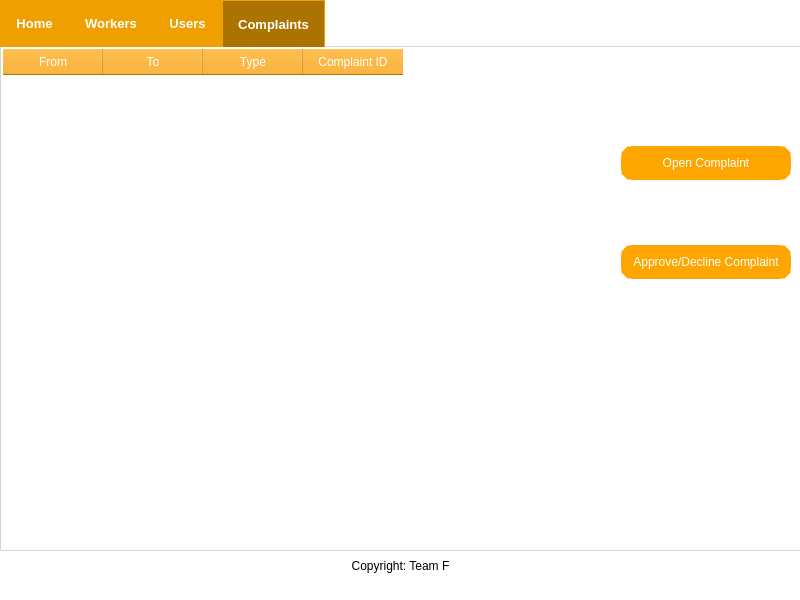
<?xml version="1.0" encoding="UTF-8"?>
<ui version="4.0">
 <class>MainWindow</class>
 <widget class="QMainWindow" name="MainWindow">
  <property name="geometry">
   <rect>
    <x>0</x>
    <y>0</y>
    <width>800</width>
    <height>600</height>
   </rect>
  </property>
  <property name="minimumSize">
   <size>
    <width>800</width>
    <height>600</height>
   </size>
  </property>
  <property name="maximumSize">
   <size>
    <width>800</width>
    <height>600</height>
   </size>
  </property>
  <property name="windowTitle">
   <string>MainWindow</string>
  </property>
  <property name="styleSheet">
   <string notr="true">color: black;
background-color: white;</string>
  </property>
  <widget class="QWidget" name="centralwidget">
   <widget class="QWidget" name="verticalLayoutWidget_2">
    <property name="geometry">
     <rect>
      <x>0</x>
      <y>550</y>
      <width>801</width>
      <height>31</height>
     </rect>
    </property>
    <layout class="QVBoxLayout" name="verticalLayout_2">
     <item>
      <widget class="QLabel" name="label">
       <property name="styleSheet">
        <string notr="true">color: black;</string>
       </property>
       <property name="text">
        <string>Copyright: Team F</string>
       </property>
       <property name="alignment">
        <set>Qt::AlignCenter</set>
       </property>
      </widget>
     </item>
    </layout>
   </widget>
   <widget class="QTabWidget" name="tabWidget">
    <property name="geometry">
     <rect>
      <x>0</x>
      <y>0</y>
      <width>811</width>
      <height>551</height>
     </rect>
    </property>
    <property name="font">
     <font>
      <pointsize>10</pointsize>
      <italic>false</italic>
      <bold>true</bold>
      <strikeout>false</strikeout>
     </font>
    </property>
    <property name="styleSheet">
     <string notr="true">QTabWidget::pane {
  border: 1px solid lightgray;
  top:-1px; 
  background: rgb(245, 245, 245);; 
} 

QTabBar::tab {
  background: rgb(239, 159, 0); 
color:white;
  border: 1px solid rgb(239, 159, 0); 
  padding: 15px;
} 

QTabBar::tab:selected { 
  background: rgb(172, 115, 0); 
  margin-bottom: -1px; 
}</string>
    </property>
    <property name="tabPosition">
     <enum>QTabWidget::North</enum>
    </property>
    <property name="currentIndex">
     <number>3</number>
    </property>
    <property name="iconSize">
     <size>
      <width>20</width>
      <height>20</height>
     </size>
    </property>
    <widget class="QWidget" name="Home">
     <property name="layoutDirection">
      <enum>Qt::LeftToRight</enum>
     </property>
     <property name="autoFillBackground">
      <bool>false</bool>
     </property>
     <property name="styleSheet">
      <string notr="true"/>
     </property>
     <attribute name="title">
      <string>Home</string>
     </attribute>
     <widget class="QWidget" name="verticalLayoutWidget">
      <property name="geometry">
       <rect>
        <x>270</x>
        <y>100</y>
        <width>251</width>
        <height>141</height>
       </rect>
      </property>
      <layout class="QVBoxLayout" name="verticalLayout">
       <item>
        <widget class="QLabel" name="welcome_manager_txt">
         <property name="font">
          <font>
           <family>Lato</family>
           <pointsize>18</pointsize>
          </font>
         </property>
         <property name="text">
          <string>Welcome Manager !</string>
         </property>
         <property name="textFormat">
          <enum>Qt::PlainText</enum>
         </property>
         <property name="alignment">
          <set>Qt::AlignCenter</set>
         </property>
        </widget>
       </item>
      </layout>
     </widget>
    </widget>
    <widget class="QWidget" name="worker_tab">
     <attribute name="title">
      <string>Workers</string>
     </attribute>
     <widget class="QWidget" name="verticalLayoutWidget_4">
      <property name="geometry">
       <rect>
        <x>610</x>
        <y>20</y>
        <width>160</width>
        <height>451</height>
       </rect>
      </property>
      <layout class="QVBoxLayout" name="verticalLayout_4">
       <item>
        <widget class="QLineEdit" name="id_num">
         <property name="font">
          <font>
           <pointsize>12</pointsize>
          </font>
         </property>
         <property name="styleSheet">
          <string notr="true">border: 2px solid orange; border-radius: 10px;
background-color:white;</string>
         </property>
         <property name="alignment">
          <set>Qt::AlignCenter</set>
         </property>
         <property name="placeholderText">
          <string>Enter Worker ID</string>
         </property>
        </widget>
       </item>
       <item>
        <widget class="QLabel" name="error_label">
         <property name="styleSheet">
          <string notr="true">color:rgb(162, 0, 0)</string>
         </property>
         <property name="text">
          <string/>
         </property>
         <property name="alignment">
          <set>Qt::AlignCenter</set>
         </property>
        </widget>
       </item>
       <item>
        <widget class="QPushButton" name="change_wage">
         <property name="styleSheet">
          <string notr="true">QPushButton {
	background-color: orange;
	color: white;
	border: 10px solid orange;
	border-radius: 12px;
}

QPushButtonHover {
	background-color: rgb(57, 57, 57);
}</string>
         </property>
         <property name="text">
          <string>Change Wages</string>
         </property>
        </widget>
       </item>
       <item>
        <widget class="QPushButton" name="fire_btn">
         <property name="styleSheet">
          <string notr="true">QPushButton {
	background-color: orange;
	color: white;
	border: 10px solid orange;
	border-radius: 12px;
}

QPushButtonHover {
	background-color: rgb(57, 57, 57);
}</string>
         </property>
         <property name="text">
          <string>Fire Employee</string>
         </property>
        </widget>
       </item>
       <item>
        <spacer name="verticalSpacer_2">
         <property name="orientation">
          <enum>Qt::Vertical</enum>
         </property>
         <property name="sizeHint" stdset="0">
          <size>
           <width>20</width>
           <height>40</height>
          </size>
         </property>
        </spacer>
       </item>
       <item>
        <widget class="QPushButton" name="refresh">
         <property name="styleSheet">
          <string notr="true">QPushButton {
	background-color: orange;
	color: white;
	border: 10px solid orange;
	border-radius: 12px;
}

QPushButtonHover {
	background-color: rgb(57, 57, 57);
}</string>
         </property>
         <property name="text">
          <string>Refresh</string>
         </property>
        </widget>
       </item>
       <item>
        <spacer name="verticalSpacer">
         <property name="orientation">
          <enum>Qt::Vertical</enum>
         </property>
         <property name="sizeHint" stdset="0">
          <size>
           <width>20</width>
           <height>40</height>
          </size>
         </property>
        </spacer>
       </item>
       <item>
        <widget class="QPushButton" name="hire_btn">
         <property name="styleSheet">
          <string notr="true">QPushButton {
	background-color: orange;
	color: white;
	border: 20px solid orange;
}

QPushButtonHover {
	background-color: rgb(57, 57, 57);
}</string>
         </property>
         <property name="text">
          <string>Hire Employee</string>
         </property>
        </widget>
       </item>
      </layout>
     </widget>
     <widget class="QTableWidget" name="worker_table">
      <property name="geometry">
       <rect>
        <x>0</x>
        <y>0</y>
        <width>591</width>
        <height>481</height>
       </rect>
      </property>
      <property name="font">
       <font>
        <kerning>true</kerning>
       </font>
      </property>
      <property name="layoutDirection">
       <enum>Qt::LeftToRight</enum>
      </property>
      <property name="styleSheet">
       <string notr="true">QTableWidget {
    border: 2px solid white;
    border-radius: 5px;
}

QTableWidget::item {
    padding: 5px;
}

QHeaderView::section {
    background-color: orange;
    color: white;
    padding: 4px;
}

QTableWidget::item:selected {
    background-color: orange;
    color: white;
}</string>
      </property>
      <property name="frameShape">
       <enum>QFrame::StyledPanel</enum>
      </property>
      <property name="verticalScrollBarPolicy">
       <enum>Qt::ScrollBarAsNeeded</enum>
      </property>
      <property name="horizontalScrollBarPolicy">
       <enum>Qt::ScrollBarAlwaysOff</enum>
      </property>
      <property name="sizeAdjustPolicy">
       <enum>QAbstractScrollArea::AdjustToContents</enum>
      </property>
      <property name="editTriggers">
       <set>QAbstractItemView::NoEditTriggers</set>
      </property>
      <property name="selectionMode">
       <enum>QAbstractItemView::NoSelection</enum>
      </property>
      <column>
       <property name="text">
        <string>Position</string>
       </property>
      </column>
      <column>
       <property name="text">
        <string>Name</string>
       </property>
      </column>
      <column>
       <property name="text">
        <string>ID</string>
       </property>
      </column>
      <column>
       <property name="text">
        <string>Wage</string>
       </property>
      </column>
      <column>
       <property name="text">
        <string>Rating</string>
       </property>
      </column>
     </widget>
    </widget>
    <widget class="QWidget" name="user_tab">
     <attribute name="title">
      <string>Users</string>
     </attribute>
     <widget class="QTableWidget" name="user_table">
      <property name="geometry">
       <rect>
        <x>0</x>
        <y>0</y>
        <width>601</width>
        <height>481</height>
       </rect>
      </property>
      <property name="font">
       <font>
        <kerning>true</kerning>
       </font>
      </property>
      <property name="layoutDirection">
       <enum>Qt::LeftToRight</enum>
      </property>
      <property name="styleSheet">
       <string notr="true">QTableWidget {
    border: 2px solid white;
    border-radius: 5px;
}

QTableWidget::item {
    padding: 5px;
}

QHeaderView::section {
    background-color: orange;
    color: white;
    padding: 4px;
}

QTableWidget::item:selected {
    background-color: orange;
    color: white;
}</string>
      </property>
      <property name="frameShape">
       <enum>QFrame::StyledPanel</enum>
      </property>
      <property name="verticalScrollBarPolicy">
       <enum>Qt::ScrollBarAsNeeded</enum>
      </property>
      <property name="horizontalScrollBarPolicy">
       <enum>Qt::ScrollBarAlwaysOff</enum>
      </property>
      <property name="sizeAdjustPolicy">
       <enum>QAbstractScrollArea::AdjustToContents</enum>
      </property>
      <property name="editTriggers">
       <set>QAbstractItemView::NoEditTriggers</set>
      </property>
      <property name="selectionMode">
       <enum>QAbstractItemView::NoSelection</enum>
      </property>
      <attribute name="horizontalHeaderShowSortIndicator" stdset="0">
       <bool>false</bool>
      </attribute>
      <attribute name="horizontalHeaderStretchLastSection">
       <bool>true</bool>
      </attribute>
      <attribute name="verticalHeaderShowSortIndicator" stdset="0">
       <bool>false</bool>
      </attribute>
      <attribute name="verticalHeaderStretchLastSection">
       <bool>false</bool>
      </attribute>
      <column>
       <property name="text">
        <string>Name</string>
       </property>
      </column>
      <column>
       <property name="text">
        <string>Deposit</string>
       </property>
      </column>
      <column>
       <property name="text">
        <string>Status</string>
       </property>
      </column>
      <column>
       <property name="text">
        <string>Email</string>
       </property>
      </column>
     </widget>
     <widget class="QWidget" name="verticalLayoutWidget_3">
      <property name="geometry">
       <rect>
        <x>620</x>
        <y>10</y>
        <width>160</width>
        <height>281</height>
       </rect>
      </property>
      <layout class="QVBoxLayout" name="verticalLayout_3">
       <item>
        <widget class="QPushButton" name="promote_btn">
         <property name="styleSheet">
          <string notr="true">QPushButton {
	background-color: orange;
	color: white;
	border: 10px solid orange;
	border-radius: 12px;
}

QPushButtonHover {
	background-color: rgb(57, 57, 57);
}</string>
         </property>
         <property name="text">
          <string>Promote Customer</string>
         </property>
        </widget>
       </item>
       <item>
        <widget class="QPushButton" name="acc_close_btn">
         <property name="styleSheet">
          <string notr="true">QPushButton {
	background-color: orange;
	color: white;
	border: 10px solid orange;
	border-radius: 12px;
}

QPushButtonHover {
	background-color: rgb(57, 57, 57);
}</string>
         </property>
         <property name="text">
          <string>Close Account</string>
         </property>
        </widget>
       </item>
       <item>
        <spacer name="verticalSpacer_3">
         <property name="orientation">
          <enum>Qt::Vertical</enum>
         </property>
         <property name="sizeHint" stdset="0">
          <size>
           <width>20</width>
           <height>40</height>
          </size>
         </property>
        </spacer>
       </item>
       <item>
        <widget class="QPushButton" name="ref_btn">
         <property name="styleSheet">
          <string notr="true">QPushButton {
	background-color: orange;
	color: white;
	border: 10px solid orange;
	border-radius: 12px;
}

QPushButtonHover {
	background-color: rgb(57, 57, 57);
}</string>
         </property>
         <property name="text">
          <string>Refresh</string>
         </property>
        </widget>
       </item>
      </layout>
     </widget>
    </widget>
    <widget class="QWidget" name="complaints">
     <attribute name="title">
      <string>Complaints</string>
     </attribute>
     <widget class="QTableWidget" name="complaints_table">
      <property name="geometry">
       <rect>
        <x>0</x>
        <y>0</y>
        <width>591</width>
        <height>481</height>
       </rect>
      </property>
      <property name="font">
       <font>
        <kerning>true</kerning>
       </font>
      </property>
      <property name="layoutDirection">
       <enum>Qt::LeftToRight</enum>
      </property>
      <property name="styleSheet">
       <string notr="true">QTableWidget {
    border: 2px solid white;
    border-radius: 5px;
}

QTableWidget::item {
    padding: 5px;
}

QHeaderView::section {
    background-color: orange;
    color: white;
    padding: 4px;
}

QTableWidget::item:selected {
    background-color: orange;
    color: white;
}</string>
      </property>
      <property name="frameShape">
       <enum>QFrame::StyledPanel</enum>
      </property>
      <property name="verticalScrollBarPolicy">
       <enum>Qt::ScrollBarAsNeeded</enum>
      </property>
      <property name="horizontalScrollBarPolicy">
       <enum>Qt::ScrollBarAlwaysOff</enum>
      </property>
      <property name="sizeAdjustPolicy">
       <enum>QAbstractScrollArea::AdjustToContents</enum>
      </property>
      <property name="editTriggers">
       <set>QAbstractItemView::NoEditTriggers</set>
      </property>
      <property name="selectionMode">
       <enum>QAbstractItemView::NoSelection</enum>
      </property>
      <column>
       <property name="text">
        <string>From</string>
       </property>
      </column>
      <column>
       <property name="text">
        <string>To</string>
       </property>
      </column>
      <column>
       <property name="text">
        <string>Type</string>
       </property>
      </column>
      <column>
       <property name="text">
        <string>Complaint ID</string>
       </property>
      </column>
     </widget>
     <widget class="QWidget" name="verticalLayoutWidget_5">
      <property name="geometry">
       <rect>
        <x>620</x>
        <y>40</y>
        <width>170</width>
        <height>251</height>
       </rect>
      </property>
      <layout class="QVBoxLayout" name="verticalLayout_5">
       <item>
        <widget class="QPushButton" name="open_complaint">
         <property name="styleSheet">
          <string notr="true">QPushButton {
	background-color: orange;
	color: white;
	border: 10px solid orange;
	border-radius: 12px;
}

QPushButtonHover {
	background-color: rgb(57, 57, 57);
}</string>
         </property>
         <property name="text">
          <string>Open Complaint</string>
         </property>
        </widget>
       </item>
       <item>
        <widget class="QPushButton" name="approve_complaint">
         <property name="styleSheet">
          <string notr="true">QPushButton {
	background-color: orange;
	color: white;
	border: 10px solid orange;
	border-radius: 12px;
}

QPushButtonHover {
	background-color: rgb(57, 57, 57);
}</string>
         </property>
         <property name="text">
          <string>Approve/Decline Complaint</string>
         </property>
        </widget>
       </item>
      </layout>
     </widget>
    </widget>
   </widget>
  </widget>
 </widget>
 <resources/>
 <connections/>
</ui>
